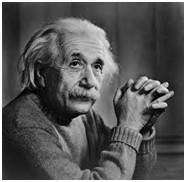
#> input picture einstein.jpg, 186 x 182 px
$ python p2.py
#> lines starting #> are read from the running program, lines starting #| are printed output that depends on the picture
#> the answer given: 1
import numpy as np
from PIL import Image
import matplotlib.pyplot as plt

def readImage(path):
#> called with path = 'einstein.jpg'
    im=Image.open(path)
#> im is the input picture: PIL image 186x182 L; min 0, max 255, mean 86.8

    # im.show()
    return im

def contrastStretching(im):
    #convert to numpy array
    npImage=np.array(im)
    orgImage=npImage
    min=npImage.min()
#> min = 0
    max=npImage.max()
#> max = 255
    range=max-min
#> range = 255
    npImage=(npImage-min)/range * 255
    newImage=Image.fromarray(npImage.astype(np.uint8))
    newImage.show()
    fig = plt.figure()
    fig.add_subplot(2,1,1)
    plt.hist(orgImage.flatten(), bins=50)
    fig.add_subplot(2,1,2)
    plt.hist(npImage.flatten(), bins=50)
    plt.show()
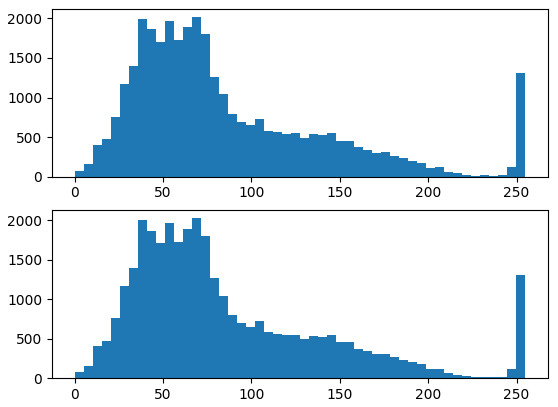
#> figure drawn by matplotlib, 2 panels; panel 1: tallest bar 2023 high, from x = 66.3 to 71.4; panel 2: tallest bar 2023 high, from x = 66.3 to 71.4

def histogramEqualization(img):
    npImage=np.array(im)
    orgImage=npImage

    histogram = np.zeros(256)
    for pixel in npImage.flatten():
        histogram[pixel] += 1
    a = iter(histogram)
    b = [next(a)]
    for i in a:
        b.append(b[-1] + i)

    cs = np.array(b)
    nj = (cs - cs.min()) * 255
    N = cs.max() - cs.min()
    cs = nj / N
    cs = cs.astype('uint8')
    npImage = cs[npImage.flatten()]
    npImage=np.reshape(npImage, orgImage.shape)
    newImage=Image.fromarray(npImage.astype(np.uint8))
    newImage.show()
    fig = plt.figure()
    fig.add_subplot(2,1,1)
    plt.hist(orgImage.flatten(), bins=50)
    fig.add_subplot(2,1,2)
    plt.hist(npImage.flatten(), bins=50)
    plt.show()

inp=int(input("Enter your choice:\n \
    1. Contrast Stretching\n \
    2. Histogram Equalization:\n"))
im=readImage("einstein.jpg")
if(inp==1):
    contrastStretching(im)
elif(inp==2):
    histogramEqualization(im)
